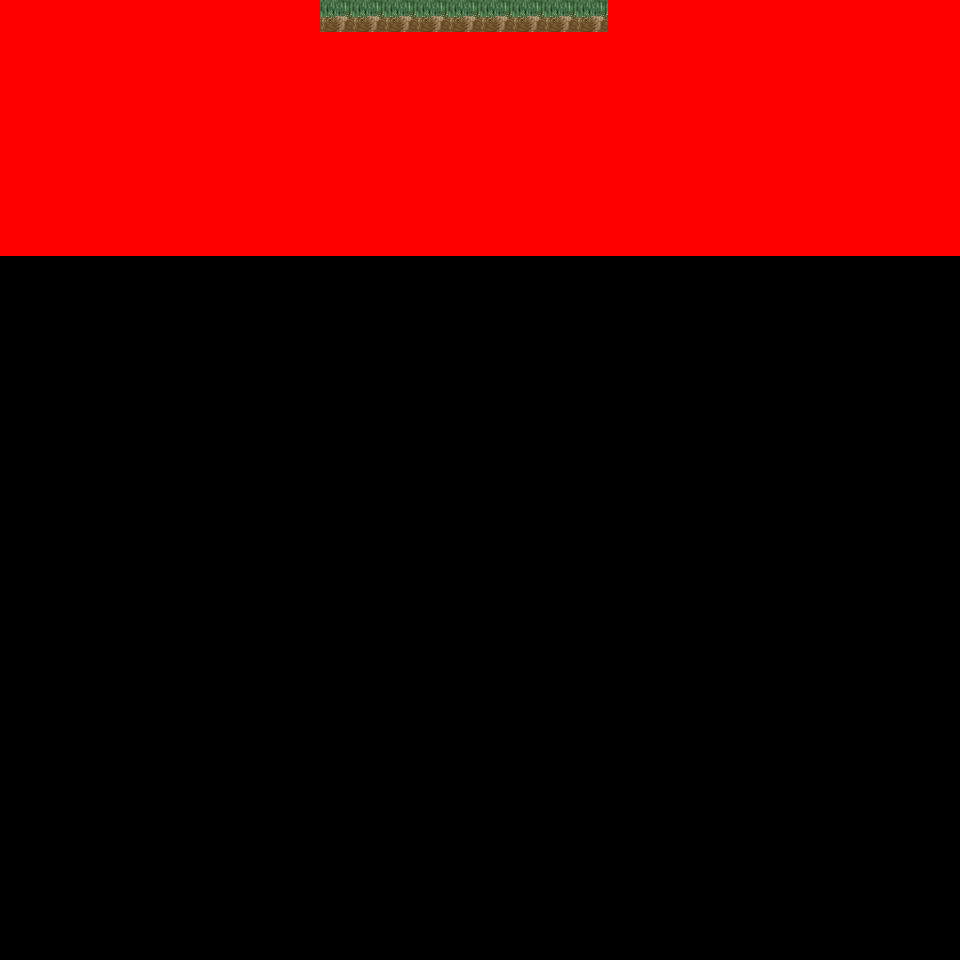

A 2D game scene composited from a Tiled map and its tileset images. What follows is a short description and the map's XML, with each tile layer's data collapsed to a summary:
An orthogonal 30x30 tile map with 32x32 px tiles, 6 tile layers (Ground, Object, Object2, Above, ...), 14 tilesets and 3 objects (3x mapExit).

<map version="1.0" orientation="orthogonal" renderorder="right-down" width="30" height="30" tilewidth="32" tileheight="32" nextobjectid="4">
  <tileset firstgid="1" name="tileset_logic_collision" tilewidth="32" tileheight="32" tilecount="1" columns="1">
    <image source="../drawable/tileset_logic_collision.png" width="32" height="32" />
  </tileset>
  <tileset firstgid="2" name="tileset_ground_ground" tilewidth="32" tileheight="32" tilecount="33" columns="3">
    <image source="../drawable/tileset_ground_ground.png" width="96" height="352" />
  </tileset>
  <tileset firstgid="35" name="tileset_ground_ridge_earth_pale" tilewidth="32" tileheight="32" tilecount="96" columns="12">
    <image source="../drawable/tileset_ground_ridge_earth_pale.png" width="384" height="256" />
  </tileset>
  <tileset firstgid="131" name="tileset_ground_ridge_earth_dark" tilewidth="32" tileheight="32" tilecount="96" columns="12">
    <image source="../drawable/tileset_ground_ridge_earth_dark.png" width="384" height="256" />
  </tileset>
  <tileset firstgid="227" name="tileset_terrain_desert" tilewidth="32" tileheight="32" tilecount="88" columns="8">
    <image source="../drawable/tileset_terrain_desert.png" width="256" height="352" />
  </tileset>
  <tileset firstgid="315" name="tileset_plant_tree_tree_darkgreen" tilewidth="32" tileheight="32" tilecount="88" columns="8">
    <image source="../drawable/tileset_plant_tree_tree_darkgreen.png" width="256" height="352" />
  </tileset>
  <tileset firstgid="403" name="tileset_building_tan_building" tilewidth="32" tileheight="32" tilecount="24" columns="4">
    <image source="../drawable/tileset_building_tan_building.png" width="128" height="192" />
  </tileset>
  <tileset firstgid="427" name="tileset_plant_cactus_2" tilewidth="32" tileheight="32" tilecount="10" columns="5">
    <image source="../drawable/tileset_plant_cactus_2.png" width="160" height="64" />
  </tileset>
  <tileset firstgid="437" name="tileset_ground_sand_2" tilewidth="32" tileheight="32" tilecount="15" columns="5">
    <image source="../drawable/tileset_ground_sand_2.png" width="160" height="96" />
  </tileset>
  <tileset firstgid="452" name="tileset_object_stone_well" tilewidth="32" tileheight="32" tilecount="6" columns="2">
    <image source="../drawable/tileset_object_stone_well.png" width="64" height="96" />
  </tileset>
  <tileset firstgid="458" name="tileset_plant_tree_banana_tree" tilewidth="32" tileheight="32" tilecount="40" columns="4">
    <image source="../drawable/tileset_plant_tree_banana_tree.png" width="128" height="320" />
  </tileset>
  <tileset firstgid="498" name="tileset_ground_sand_edges" tilewidth="32" tileheight="32" tilecount="15" columns="5">
    <image source="../drawable/tileset_ground_sand_edges.png" width="160" height="96" />
  </tileset>
  <tileset firstgid="513" name="tileset_building_window_window_centered" tilewidth="32" tileheight="32" tilecount="1" columns="1">
    <image source="../drawable/tileset_building_window_window_centered.png" width="32" height="32" />
  </tileset>
  <tileset firstgid="514" name="tileset_building_door_closed" tilewidth="32" tileheight="32" tilecount="1" columns="1">
    <image source="../drawable/tileset_building_door_closed.png" width="32" height="32" />
  </tileset>
  <layer name="Ground" width="30" height="30">
    <data>[900 cells, 240 non-empty, 2 distinct tile ids]</data>
  </layer>
  <layer name="Object" width="30" height="30">
    <data>[900 cells, 69 non-empty, 17 distinct tile ids]</data>
  </layer>
  <layer name="Object2" width="30" height="30">
    <data>[900 cells, 0 non-empty, 0 distinct tile ids]</data>
  </layer>
  <layer name="Above" width="30" height="30">
    <data>[900 cells, 112 non-empty, 22 distinct tile ids]</data>
  </layer>
  <layer name="Above2" width="30" height="30">
    <data>[900 cells, 0 non-empty, 0 distinct tile ids]</data>
  </layer>
  <layer name="Walkable" width="30" height="30">
    <data>[900 cells, 231 non-empty, 1 distinct tile ids]</data>
  </layer>
  <objectgroup name="MapEvents">
    <object id="1" name="north" type="mapExit" x="320" y="0" width="288" height="32">
      <properties>
        <property name="map" value="level_0_x3_y148" />
        <property name="x" value="10" />
        <property name="y" value="28" />
      </properties>
    </object>
    <object id="2" name="west" type="mapExit" x="0" y="256" width="32" height="704">
      <properties>
        <property name="map" value="level_0_x2_y149" />
        <property name="x" value="28" />
        <property name="y" value="8" />
      </properties>
    </object>
    <object id="3" name="east" type="mapExit" x="928" y="256" width="32" height="704">
      <properties>
        <property name="map" value="level_0_x4_y149" />
        <property name="x" value="1" />
        <property name="y" value="8" />
      </properties>
    </object>
  </objectgroup>
</map>
